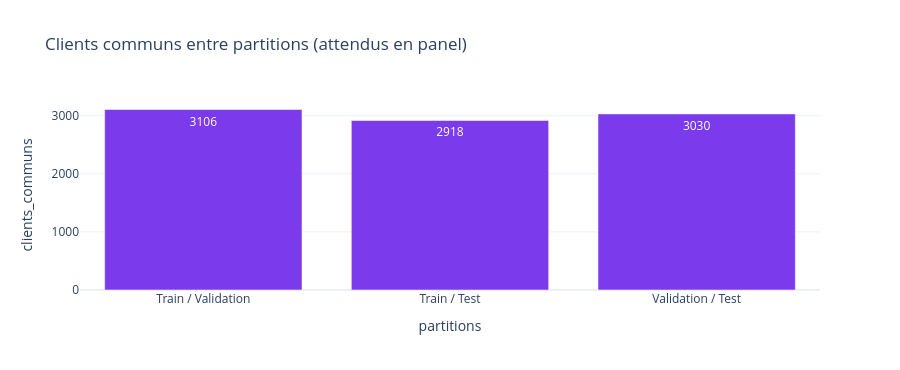

The notebook cell saved with this chart:
### Markdown cell above
### 4.1 — Vérifier les chevauchements de clients

Une intersection non vide entre les ensembles de clients **n'est pas une fuite à elle seule**. Le risque dépend de l'ordre des snapshots, des dates de connaissance des labels et du calcul des features. Ici, aucune information future n'est utilisée par les transformations déterministes ; il reste à confirmer la disponibilité opérationnelle des variables de facture et d'offre.

### Code cell
sets = {name: set(part["customer_id"].dropna()) for name, part in splits.items()}
intersections = pd.DataFrame(
    [
        {
            "partitions": "Train / Validation",
            "clients_communs": len(sets["Train"] & sets["Validation"]),
        },
        {"partitions": "Train / Test", "clients_communs": len(sets["Train"] & sets["Test"])},
        {
            "partitions": "Validation / Test",
            "clients_communs": len(sets["Validation"] & sets["Test"]),
        },
    ]
)
display(intersections)
dates_audit = pd.DataFrame(
    [
        {
            "split": name,
            "min_snapshot": part.snapshot_date.min(),
            "max_snapshot": part.snapshot_date.max(),
            "clients": part.customer_id.nunique(),
            "observations": len(part),
        }
        for name, part in splits.items()
    ]
)
display(dates_audit)
fig = px.bar(
    intersections,
    x="partitions",
    y="clients_communs",
    text="clients_communs",
    title="Clients communs entre partitions (attendus en panel)",
    color_discrete_sequence=["#7C3AED"],
)
fig.update_layout(template="plotly_white", height=370)
fig.show(config={"responsive": True})

### Figure 1 — Plotly figure (JSON) as saved in the notebook; plotly's stock layout.template omitted (floating-point values rounded to 4 significant figures)
{"data": [{"alignmentgroup": "True", "hovertemplate": "partitions=%{x}<br>clients_communs=%{text}<extra></extra>", "legendgroup": "", "marker": {"color": "#7C3AED", "pattern": {"shape": ""}}, "name": "", "offsetgroup": "", "orientation": "v", "showlegend": false, "text": [3106, 2918, 3030], "textposition": "auto", "type": "bar", "x": ["Train / Validation", "Train / Test", "Validation / Test"], "xaxis": "x", "y": [3106, 2918, 3030], "yaxis": "y"}], "layout": {"barmode": "relative", "height": 370, "legend": {"tracegroupgap": 0}, "title": {"text": "Clients communs entre partitions (attendus en panel)"}, "xaxis": {"anchor": "y", "domain": [0, 1], "title": {"text": "partitions"}}, "yaxis": {"anchor": "x", "domain": [0, 1], "title": {"text": "clients_communs"}}}}
